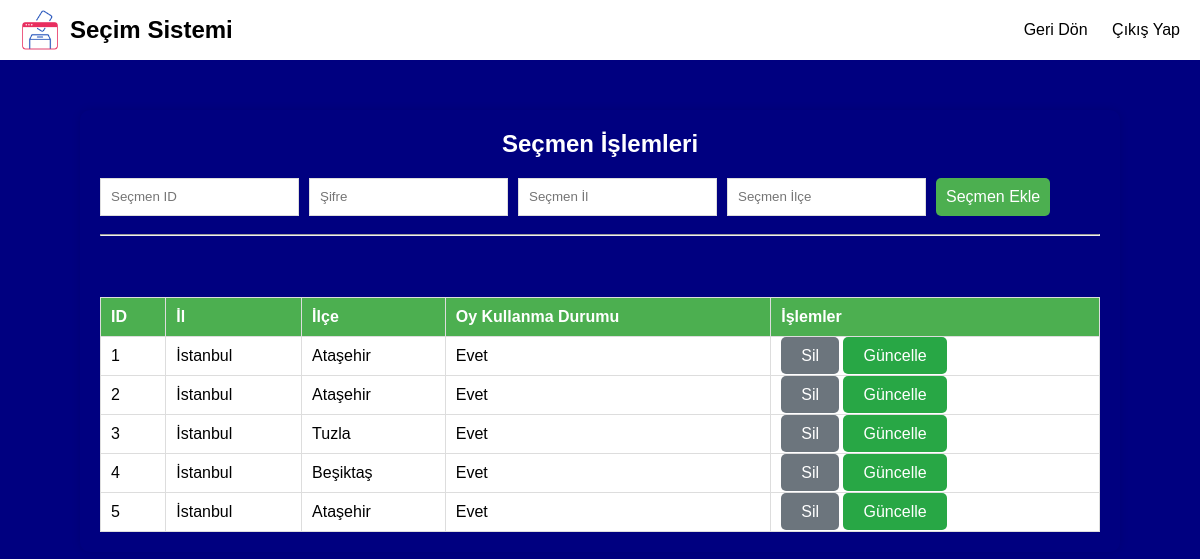
The app's page /secmen_islemleri (signed in) with its own data.
### tables this page shows
CREATE TABLE secmenler(
                   secmen_id INTEGER PRIMARY KEY,
                   sifre TEXT NOT NULL,
                   secmen_il TEXT NOT NULL,
                   secmen_ilce TEXT NOT NULL
      , oy_kullandi_mi BOOLEAN DEFAULT FALSE);

### election.py (the view)
@app.route('/secmen_islemleri')
def secmen_islemleri():
    if 'admin' in session:
        connection = get_db_connection()
        secmenler = connection.execute('SELECT * FROM secmenler').fetchall()
        connection.close()
        return render_template('secmen_islemleri.html', secmenler=secmenler)
    else:
        flash("Yetkisiz erişim!", "danger")
        return redirect(url_for('admin_login'))

### election.py (called while the page is built)
def get_db_connection():
    connection = sqlite3.connect('database.db')
    connection.row_factory = sqlite3.Row
    return connection

### templates/secmen_islemleri.html (shortened to what this page needs)
<!DOCTYPE html>
<html lang="en">
<head>
    <link rel="stylesheet" href="{{ url_for('static', filename='css/style.css') }}">
</head>
<body>
    <div class="navbar">
        <div class="logo">
            <img src="{{ url_for('static', filename='images/voteicon.png') }}" alt="Logo">
            <span>Seçim Sistemi</span>
        </div>
        <div class="nav-links">
            <a href="{{ url_for('admin_panel') }}">Geri Dön</a>
            <a href="{{ url_for('index') }}">Çıkış Yap</a>
        </div>
    </div>
    <div class="container admin-panel">
        <h2>Seçmen İşlemleri</h2>
        <form action="{{ url_for('secmen_ekle') }}" method="post" class="mt-3">
            <input type="text" name="secmen_id" placeholder="Seçmen ID" required>
            <input type="password" name="sifre" placeholder="Şifre" required>
            <input type="text" name="secmen_il" placeholder="Seçmen İl" required>
            <input type="text" name="secmen_ilce" placeholder="Seçmen İlçe" required>
            <button type="submit" class="btn">Seçmen Ekle</button>
        </form>
        <hr>
        <h3>Mevcut Seçmenler</h3>
        <table class="voter-table">
            <thead>
                <tr>
                    <th>ID</th>
                    <th>İl</th>
                    <th>İlçe</th>
                    <th>Oy Kullanma Durumu</th>
                    <th>İşlemler</th>
                </tr>
            </thead>
            <tbody>
                {% for secmen in secmenler %}
                    <tr>
                        <td>{{ secmen.secmen_id }}</td>
                        <td>{{ secmen.secmen_il }}</td>
                        <td>{{ secmen.secmen_ilce }}</td>
                        <td>{{ 'Evet' if secmen.oy_kullandi_mi else 'Hayır' }}</td>
                        <td>
                            <a href="{{ url_for('secmen_sil', secmen_id=secmen.secmen_id) }}" class="btn btn-secondary">Sil</a>
                            <a href="{{ url_for('secmen_guncelle', secmen_id=secmen.secmen_id) }}" class="btn">Güncelle</a>
                        </td>
                    </tr>
                {% endfor %}
            </tbody>
        </table>
    </div>
</body>
</html>

### static/css/style.css (style rules this page uses)
body { font-family: Arial, sans-serif; background-color: #000080; color: #ffffff; margin: 0; padding: 0; }
.navbar { display: flex; justify-content: space-between; align-items: center; background-color: #fff; padding: 10px 20px; color: black; }
.navbar .logo { display: flex; align-items: center; }
.navbar .logo img { width: 40px; height: 40px; margin-right: 10px; }
.navbar .logo span { font-size: 1.5em; font-weight: bold; color: black; }
.navbar .nav-links a { color: black; text-decoration: none; margin-left: 20px; }
.container { max-width: 1000px; margin: 50px auto; padding: 20px; background-color:#000080(78, 78, 228, 0.6); border-radius: 10px; box-shadow: 0 0 10px rgba(0, 0, 0, 0.1); color: #fff; }
h2 { text-align: center; color: #fff; }
h3 { text-align: center; color: #000080; }
.btn { background-color: #28a745; color: white; padding: 10px 20px; border: none; border-radius: 5px; text-decoration: none; font-size: 1em; }
.btn-secondary { background-color: #6c757d; }
.mt-3 { margin-top: 1rem; }
.admin-panel h2 { margin-top: 0; }
.admin-panel form { display: flex; flex-wrap: wrap; }
.admin-panel form input, .admin-panel form button { margin-right: 10px; margin-bottom: 10px; padding: 10px; border: 1px solid #ddd; }
.admin-panel form button { background-color: #4CAF50; color: #fff; border: none; cursor: pointer; }
.container.admin-panel h2 { color: #fff; }
.voter-table { width: 100%; border-collapse: collapse; margin-top: 20px; }
.voter-table th, .voter-table td { border: 1px solid #ddd; padding: 10px; text-align: left; background-color: #ffffff; color: #000000; }
.voter-table th { background-color: #4CAF50; color: white; }
.voter-table tr:nth-child(even) { background-color: #f9f9f9; }
.voter-table tr:nth-child(odd) { background-color: #f1f1f1; }

### records on screen
secmenler: secmen_id "1", secmen_il "İstanbul", secmen_ilce "Ataşehir", oy_kullandi_mi "Evet"
secmenler: secmen_id "2", secmen_il "İstanbul", secmen_ilce "Ataşehir", oy_kullandi_mi "Evet"
secmenler: secmen_id "3", secmen_il "İstanbul", secmen_ilce "Tuzla", oy_kullandi_mi "Evet"
secmenler: secmen_id "4", secmen_il "İstanbul", secmen_ilce "Beşiktaş", oy_kullandi_mi "Evet"
secmenler: secmen_id "5", secmen_il "İstanbul", secmen_ilce "Ataşehir", oy_kullandi_mi "Evet"
